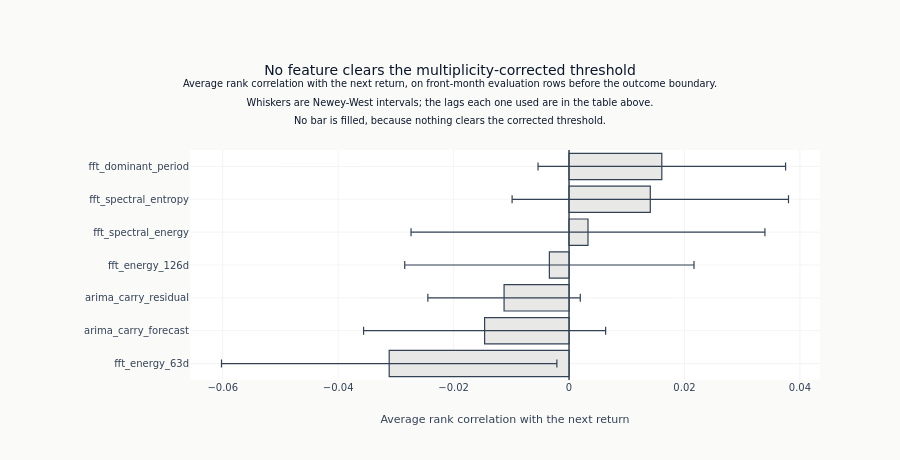

The cell this chart's notebook holds for it:
### Markdown cell above
### What the screen found

Average IC per feature, sorted, with the bars that clear the corrected threshold filled
and the rest drawn hollow. Read the filled-or-hollow distinction rather than the
t-statistic beside it: all of these features were screened against the same return over
the same evaluation windows, so a large t-statistic on any one of them is not on its own
evidence about that one.

The two regime features are absent from the chart. They take the same value for every
product on a given session, so ranking products by them produces no ranking at all and
the correlation is undefined. That is a property of the measure and says nothing about
the features: a regime variable works by conditioning other signals rather than by
ranking on its own, and testing it needs an interaction term or a comparison between
models fitted with and without it. This notebook runs neither, and neither does the
one-feature-at-a-time screen in [`05_evaluation`](05_evaluation.ipynb).

**This selects nothing.** Every feature above is already in `model_based.parquet`,
written in section E, whatever the bars say.

### Code cell
if temporal_ic:
    ic_rows = sorted(temporal_ic.items(), key=lambda item: item[1]["mean_ic"])
    names = [name for name, _ in ic_rows]
    values = [stats["mean_ic"] for _, stats in ic_rows]
    errors = [1.96 * stats["hac_se"] for _, stats in ic_rows]
    retained = [bool(stats["fdr_significant"]) for _, stats in ic_rows]
    # Filled where retained, hollow where not: the palette's dark end is four navies
    # that do not separate as bars, so the distinction is carried by lightness.
    fill = [
        (COLORS["blue"] if value >= 0 else COLORS["copper"]) if keep else COLORS["silver_muted"]
        for value, keep in zip(values, retained, strict=True)
    ]
    edge = [
        (COLORS["blue"] if value >= 0 else COLORS["copper"]) if keep else COLORS["neutral"]
        for value, keep in zip(values, retained, strict=True)
    ]
    fig = go.Figure(
        go.Bar(
            x=values,
            y=names,
            orientation="h",
            marker={"color": fill, "line": {"color": edge, "width": 1.2}},
            error_x={
                "type": "data",
                "array": errors,
                "color": COLORS["neutral"],
                "thickness": 1.2,
                "width": 4,
            },
            showlegend=False,
        )
    )
    fig.add_vline(x=0, line_color=COLORS["neutral"], line_width=1)
    fig.update_layout(
        title=(
            "No feature clears the multiplicity-corrected threshold"
            if n_fdr_sig == 0
            else "How the features rank products on evaluation sessions"
        )
        + (
            "<br><sup>Average rank correlation with the next return, on front-month "
            "evaluation rows before the outcome boundary.<br>Whiskers are Newey-West "
            "intervals; the lags each one used are in the table above.<br>"
            + (
                "No bar is filled, because nothing clears the corrected threshold.</sup>"
                if n_fdr_sig == 0
                else "Filled bars clear the corrected threshold; hollow bars do not.</sup>"
            )
        ),
        xaxis_title="Average rank correlation with the next return",
        yaxis_title="",
        height=460,
        margin={"l": 190, "t": 150},
    )
    fig.show()
else:
    print("Chart omitted: no feature produced enough sessions to measure.")

### Figure 1 — Plotly figure (JSON) as saved in the notebook; plotly's stock layout.template omitted (floating-point values rounded to 4 significant figures)
{"data": [{"error_x": {"array": [0.02905, 0.02097, 0.01321, 0.02506, 0.03066, 0.02394, 0.02145], "color": "#334155", "thickness": 1.2, "type": "data", "width": 4}, "marker": {"color": ["#e8e8e6", "#e8e8e6", "#e8e8e6", "#e8e8e6", "#e8e8e6", "#e8e8e6", "#e8e8e6"], "line": {"color": ["#334155", "#334155", "#334155", "#334155", "#334155", "#334155", "#334155"], "width": 1.2}}, "orientation": "h", "showlegend": false, "type": "bar", "x": [-0.03116, -0.01463, -0.01126, -0.003408, 0.003284, 0.01408, 0.01607], "y": ["fft_energy_63d", "arima_carry_forecast", "arima_carry_residual", "fft_energy_126d", "fft_spectral_energy", "fft_spectral_entropy", "fft_dominant_period"]}], "layout": {"height": 460, "margin": {"l": 190, "t": 150}, "shapes": [{"line": {"color": "#334155", "width": 1}, "type": "line", "x0": 0, "x1": 0, "xref": "x", "y0": 0, "y1": 1, "yref": "y domain"}], "title": {"text": "No feature clears the multiplicity-corrected threshold<br><sup>Average rank correlation with the next return, on front-month evaluation rows before the outcome boundary.<br>Whiskers are Newey-West intervals; the lags each one used are in the table above.<br>No bar is filled, because nothing clears the corrected threshold.</sup>"}, "xaxis": {"title": {"text": "Average rank correlation with the next return"}}, "yaxis": {"title": {"text": ""}}}}
